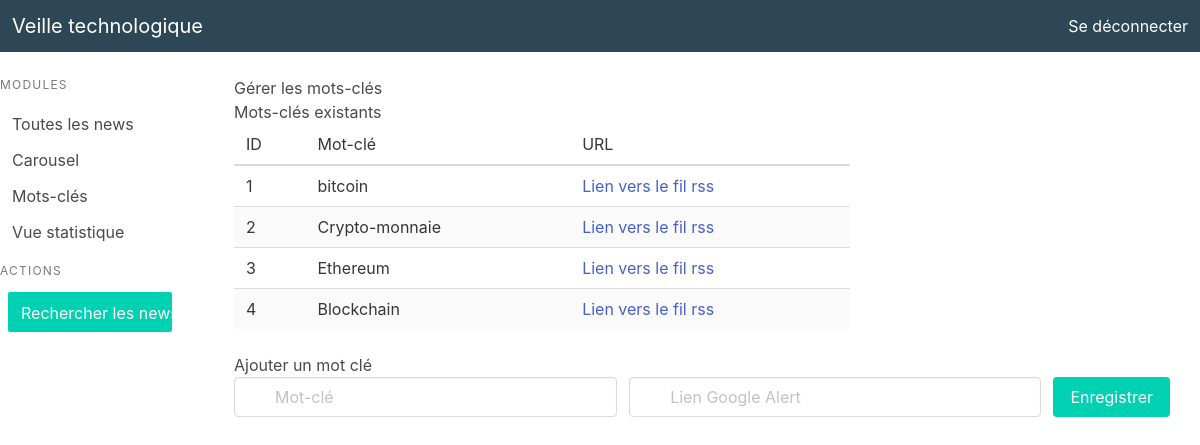
The page /index.php/admin/keywords on the database its author committed.
### tables this page shows
CREATE TABLE `keywords` (
  `id_keyword` int(11) NOT NULL AUTO_INCREMENT,
  `word` varchar(100) NOT NULL,
  `rss_url` varchar(255) DEFAULT NULL,
  PRIMARY KEY (`id_keyword`)
);

### public_html/application/libraries/Template.php (called while the page is built)
<?php  if ( ! defined('BASEPATH')) exit('No direct script access allowed');
class Template
	{
		var $ci;
		function __construct()
			{
				$this->ci =& get_instance();
		}
		function load($tpl_view, $body_view = null, $data = null)
		{
		    if ( ! is_null( $body_view ) )
		        {
		                if ( file_exists( APPPATH.'views/'.$tpl_view.'/'.$body_view ) )
		                        {
		                                    $body_view_path = $tpl_view.'/'.$body_view;
		                                            }
		                                                    else if ( file_exists( APPPATH.'views/'.$tpl_view.'/'.$body_view.'.php' ) )
		                                                            {
		                                                                        $body_view_path = $tpl_view.'/'.$body_view.'.php';
		                                                                                }
		                                                                                        else if ( file_exists( APPPATH.'views/'.$body_view ) )
		                                                                                                {
		                                                                                                            $body_view_path = $body_view;
		                                                                                                                    }
		                                                                                                                            else if ( file_exists( APPPATH.'views/'.$body_view.'.php' ) )
		                                                                                                                                    {
		                                                                                                                                                $body_view_path = $body_view.'.php';
		                                                                                                                                                        }
		                                                                                                                                                                else
		                                                                                                                                                                        {
		                                                                                                                                                                                    show_error('Unable to load the requested file: ' . $tpl_name.'/'.$view_name.'.php');
		                                                                                                                                                                                            }
		                                                                                                                                                                                                             $body = $this->ci->load->view($body_view_path, $data, TRUE);
		                                                                                                                                                                                                                              if ( is_null($data) )
		                                                                                                                                                                                                                                      {
		                                                                                                                                                                                                                                                  $data = array('body' => $body);
		                                                                                                                                                                                                                                                          }
		                                                                                                                                                                                                                                                                  else if ( is_array($data) )
		                                                                                                                                                                                                                                                                          {
		                                                                                                                                                                                                                                                                                      $data['body'] = $body;
		                                                                                                                                                                                                                                                                                              }
		                                                                                                                                                                                                                                                                                                      else if ( is_object($data) )
		                                                                                                                                                                                                                                                                                                              {
		                                                                                                                                                                                                                                                                                                                          $data->body = $body;
		                                                                                                                                                                                                                                                                                                                                  }
		                                                                                                                                                                                                                                                                                                                                      }
		                                                                                                                                                                                                                                                                                                                                               $this->ci->load->view('templates/'.$tpl_view, $data);
		                                                                                                                                                                                                                                                                                                                                               }
	}

### public_html/application/controllers/Admin.php (called while the page is built, shortened)
<?php
class Admin extends CI_Controller {
	public function keywords(){
		$data['keywords']=$this->news_model->getAllKeywords();
		$this->template->load('admin','keywords_view',$data);
	}
}

### public_html/index.php (called while the page is built, shortened)
<?php
require_once BASEPATH.'core/CodeIgniter.php';

### public_html/application/models/News_model.php (called while the page is built, shortened)
<?php
class News_model extends CI_model {
	public function getAllKeywords(){
		$keywords = array();
		$this->db->select('*');
		$this->db->from('keywords');
		$results = $this->db->get();
		foreach($results->result() as $row){
			$keywords[] = array(
				'id_keyword' => $row->id_keyword,
				'word' => $row->word,
				'rss_url' => $row->rss_url,
			);
		}
		return $keywords;
	}
}
?>

### public_html/application/views/keywords_view.php (the view, shortened to what this page needs)
<h1>Gérer les mots-clés</h1>
<h2>Mots-clés existants</h2>
<div class="columns">
	<div class="column is-8">
		<table class="table is-striped is-hoverable is-fullwidth">
			<thead>
				<td>ID</td>
				<td>Mot-clé</td>
				<td>URL</td>
			</thead>
			<tbody>
			<?php
				foreach($keywords as $keyword){
					echo '<tr>';
					echo '<td>'.$keyword['id_keyword'].'</td>';
					echo '<td>'.$keyword['word'].'</td>';
					echo '<td><a href="'.$keyword['rss_url'].'" target="_blank">Lien vers le fil rss</a></td>';
					echo '</tr>';
				}
			?>
			</tbody>
		</table>
	</div>
</div>
<h2>Ajouter un mot clé</h2>
<form class="" action="" method="post">
	<div class="field is-horizontal">
		<div class="field-body">
			<div class="field">
				<p class="control has-icons-left">
					<input class="input" type="text" placeholder="Mot-clé" name="word">
	        		<span class="icon is-small is-left">
	        		</span>
	      		</p>
	    	</div>
	    	<div class="field">
	      		<p class="control is-expanded has-icons-left has-icons-right">
	        		<input class="input" type="" placeholder="Lien Google Alert" value="" name="rss_url">
	        		<span class="icon is-small is-left">
	        		</span>
	      		</p>
	    	</div>
      		<div class="control">
        		<input class="button is-primary" type="submit" name="bSaveKeyword" id="bSaveKeyword" value="Enregistrer" />
      		</div>
    	</div>
  	</div>
</form>

### rows shown on the page
keywords: id_keyword "1", word "bitcoin"
keywords: id_keyword "2", word "Crypto-monnaie"
keywords: id_keyword "3", word "Ethereum"
keywords: id_keyword "4", word "Blockchain"
